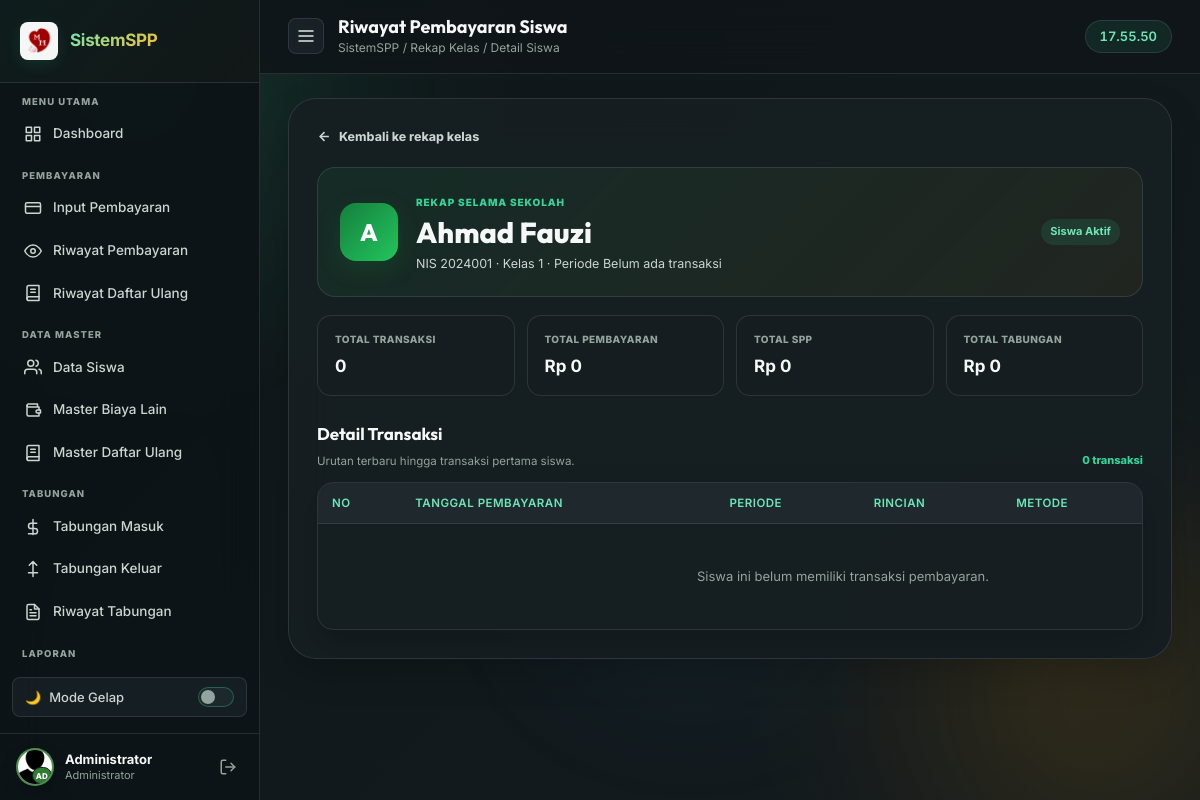
Page /laporan/detail_siswa.php?nis=2024001 (signed in) on the committed database.
### tables this page shows
CREATE TABLE `siswa` (
  `id`              INT AUTO_INCREMENT PRIMARY KEY,
  `NO_INDUK`        VARCHAR(10) NOT NULL UNIQUE,
  `NAMA`            VARCHAR(100) NOT NULL,
  `KELAS`           CHAR(1) NOT NULL,
  `SPP_PERBULAN`    DECIMAL(15,2) NOT NULL DEFAULT 0,
  `PANGKAL`         DECIMAL(15,2) NOT NULL DEFAULT 0,
  `BANGUNAN`        DECIMAL(15,2) NOT NULL DEFAULT 0,
  `SERAGAM`         DECIMAL(15,2) NOT NULL DEFAULT 0,
  `KEGIATAN`        DECIMAL(15,2) NOT NULL DEFAULT 0,
  `MAKAN`           DECIMAL(15,2) NOT NULL DEFAULT 0,
  `SORGA`           DECIMAL(15,2) NOT NULL DEFAULT 0,
  `INFAQ`           DECIMAL(15,2) NOT NULL DEFAULT 0,
  `PANGKAL_BAYAR`   DECIMAL(15,2) NOT NULL DEFAULT 0,
  `BANGUNAN_BAYAR`  DECIMAL(15,2) NOT NULL DEFAULT 0,
  `SERAGAM_BAYAR`   DECIMAL(15,2) NOT NULL DEFAULT 0,
  `KEGIATAN_BAYAR`  DECIMAL(15,2) NOT NULL DEFAULT 0,
  `POMG`            DECIMAL(15,2) NOT NULL DEFAULT 0,
  `DAFTAR_ULANG`    DECIMAL(15,2) NOT NULL DEFAULT 0,
  `NO_induk_diknas` CHAR(10) DEFAULT NULL,
  `potong_pangkal`  DECIMAL(15,2) NOT NULL DEFAULT 0,
  `tot_pangkal`     DECIMAL(15,2) NOT NULL DEFAULT 0,
  `tot_du`          DECIMAL(15,2) NOT NULL DEFAULT 0,
  `potong_du`       DECIMAL(15,2) NOT NULL DEFAULT 0,
  `is_active`       TINYINT(1) NOT NULL DEFAULT 1,
  `created_at`      TIMESTAMP DEFAULT CURRENT_TIMESTAMP,
  UNIQUE KEY `uk_siswa_no_induk_diknas` (`NO_induk_diknas`),
  KEY `idx_siswa_status_kelas_nama` (`is_active`, `KELAS`, `NAMA`),
  CONSTRAINT `chk_siswa_kelas_sd` CHECK (`KELAS` IN ('1','2','3','4','5','6'))
);

### laporan/detail_siswa.php (the view, shortened to what this page needs)
<?php
require_once '../koneksi.php';
function history_e($value): string {
    return htmlspecialchars((string)$value, ENT_QUOTES, 'UTF-8');
}
function history_money($value): string {
    return 'Rp ' . number_format((float)$value, 0, ',', '.');
}
$noInduk = trim((string)($_GET['nis'] ?? ''));
$stmt = $koneksi->prepare('SELECT * FROM siswa WHERE NO_INDUK = ? LIMIT 1');
$stmt->bind_param('s', $noInduk);
$stmt->execute();
$student = $stmt->get_result()->fetch_assoc();
$stmt = $koneksi->prepare("
    SELECT
        b.*,
        COALESCE(du.daftar_ulang, 0) AS daftar_ulang,
        COALESCE(tab.tabungan, 0) AS tabungan,
        COALESCE(lain.biaya_lain, 0) AS biaya_lain
    FROM bayar b
    LEFT JOIN (
        SELECT bayar_id, SUM(jumlah) AS daftar_ulang
        FROM bayar_du
        GROUP BY bayar_id
    ) du ON du.bayar_id = b.id
    LEFT JOIN (
        SELECT bayar_id, SUM(MASUK) AS tabungan
        FROM transaksi_m
        WHERE bayar_id IS NOT NULL
        GROUP BY bayar_id
    ) tab ON tab.bayar_id = b.id
    LEFT JOIN (
        SELECT bayar_id, SUM(nominal_snapshot) AS biaya_lain
        FROM bayar_biaya_lain
        GROUP BY bayar_id
    ) lain ON lain.bayar_id = b.id
    WHERE b.NO_INDUK = ?
    ORDER BY b.TGL_BYR DESC, b.id DESC
");
$stmt->bind_param('s', $noInduk);
$stmt->execute();
$transactions = $stmt->get_result()->fetch_all(MYSQLI_ASSOC);
$summary = [
    'transactions' => count($transactions),
    'total' => 0.0,
    'spp' => 0.0,
    'tabungan' => 0.0,
    'first_date' => null,
    'last_date' => null,
];
$backParams = [];
$backUrl = 'rekap_kelas.php' . ($backParams ? '?' . http_build_query($backParams) : '');
$schoolPeriod = $summary['first_date']
    ? date('Y', $summary['first_date']) . '—' . date('Y', $summary['last_date'] ?? $summary['first_date'])
    : 'Belum ada transaksi';
?>
<!DOCTYPE html>
<html lang="id">
<head>
  <link rel="stylesheet" href="../assets/css/style.css?v=4.9" />
</head>
<body>
  <div class="bg-orbs"><div class="orb orb-1"></div><div class="orb orb-2"></div><div class="orb orb-3"></div></div>
  <div class="layout">
    <?php include '../includes/sidebar.php'; ?>
    <main class="main-content">
      <div class="topbar">
        <button class="sidebar-toggle" onclick="toggleSidebar()" id="btn-sidebar-toggle" aria-label="Buka navigasi">
          <svg width="20" height="20" viewBox="0 0 24 24" fill="none" stroke="currentColor" stroke-width="2"><line x1="3" y1="12" x2="21" y2="12"/><line x1="3" y1="6" x2="21" y2="6"/><line x1="3" y1="18" x2="21" y2="18"/></svg>
        </button>
        <div class="topbar-title"><h2>Riwayat Pembayaran Siswa</h2><span class="breadcrumb">SistemSPP / Rekap Kelas / Detail Siswa</span></div>
        <div class="clock-badge" id="liveClock">--:--:--</div>
      </div>
      <div class="main-card student-history-card">
        <a href="<?= history_e($backUrl) ?>" class="history-back-link">
          <svg width="15" height="15" viewBox="0 0 24 24" fill="none" stroke="currentColor" stroke-width="2.4"><path d="M19 12H5"/><path d="m12 19-7-7 7-7"/></svg>
          Kembali ke rekap kelas
        </a>
        <div class="student-history-hero">
          <div class="student-history-avatar"><?= history_e(mb_strtoupper(mb_substr($student['NAMA'], 0, 1))) ?></div>
          <div class="student-history-identity">
            <span>REKAP SELAMA SEKOLAH</span>
            <h1><?= history_e($student['NAMA']) ?></h1>
            <p>NIS <?= history_e($student['NO_INDUK']) ?> · Kelas <?= history_e($student['KELAS']) ?> · Periode <?= history_e($schoolPeriod) ?></p>
          </div>
          <span class="master-status <?= (int)$student['is_active'] === 1 ? 'is-active' : 'is-inactive' ?>"><?= (int)$student['is_active'] === 1 ? 'Siswa Aktif' : 'Diarsipkan' ?></span>
        </div>
        <div class="history-summary-grid">
          <div><span>Total Transaksi</span><strong><?= number_format($summary['transactions']) ?></strong></div>
          <div><span>Total Pembayaran</span><strong><?= history_money($summary['total']) ?></strong></div>
          <div><span>Total SPP</span><strong><?= history_money($summary['spp']) ?></strong></div>
          <div><span>Total Tabungan</span><strong><?= history_money($summary['tabungan']) ?></strong></div>
        </div>
        <div class="history-section-heading">
          <div><h2>Detail Transaksi</h2><p>Urutan terbaru hingga transaksi pertama siswa.</p></div>
          <span><?= number_format(count($transactions)) ?> transaksi</span>
        </div>
        <div class="table-container">
          <table class="payment-table responsive-table student-history-table">
            <thead><tr>
              <th>No</th><th>Tanggal Pembayaran</th><th>Periode</th><th>Rincian</th><th>Metode</th><th>Total</th><th>Aksi</th>
            </tr></thead>
            <tbody>
              <?php if (!$transactions): ?>
              <tr><td colspan="7" class="text-center recap-empty">Siswa ini belum memiliki transaksi pembayaran.</td></tr>
              <?php else: foreach ($transactions as $index => $transaction): ?>
              <tr>
                <td data-label="No"><?= $index + 1 ?></td>
                <td data-label="Tanggal"><div class="history-date"><strong><?= history_e($transaction['full_date']['date']) ?></strong><span><?= history_e($transaction['full_date']['time']) ?></span></div></td>
                <td data-label="Periode"><strong><?= history_e(history_month($transaction['BULAN'])) ?> <?= history_e($transaction['TAHUN']) ?></strong></td>
                <td data-label="Rincian">
                  <div class="history-components">
                    <?php if (!$transaction['lines']): ?><span>Tanpa rincian komponen</span><?php endif; ?>
                    <?php foreach ($transaction['lines'] as $line): ?>
                    <span><?= history_e($line['label']) ?> <b><?= $line['amount'] < 0 ? '-' : '' ?><?= history_money(abs($line['amount'])) ?></b></span>
                    <?php endforeach; ?>
                  </div>
                </td>
                <td data-label="Metode"><span class="history-method"><?= history_e($transaction['sistem_pembayaran'] ?? 'VA') ?></span></td>
                <td data-label="Total" class="nominal"><?= history_money($transaction['grand_total']) ?></td>
                <td data-label="Aksi"><a class="btn-tbl btn-tbl-print" href="cetak_struk.php?id=<?= (int)$transaction['id'] ?>" target="_blank" rel="noopener">Cetak Struk</a></td>
              </tr>
              <?php endforeach; endif; ?>
            </tbody>
          </table>
        </div>
      </div>
    </main>
  </div>
</body>
</html>

### rows in the picture
siswa: NAMA "A", NAMA "Ahmad Fauzi", NO_INDUK "2024001", KELAS "1"

### other values in the picture
$section "MENU UTAMA"
$label "Dashboard"
$section "PEMBAYARAN"
$label "Input Pembayaran"
$label "Riwayat Pembayaran"
$label "Riwayat Daftar Ulang"
$section "DATA MASTER"
$label "Data Siswa"
$label "Master Biaya Lain"
$label "Master Daftar Ulang"
$section "TABUNGAN"
$label "Tabungan Masuk"
$label "Tabungan Keluar"
$label "Riwayat Tabungan"
$section "LAPORAN"
